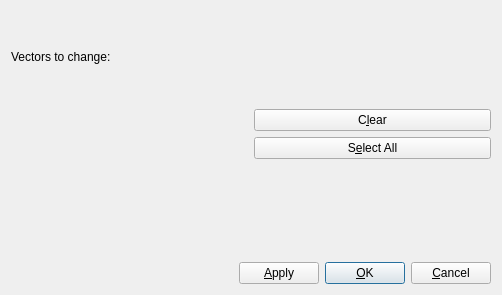
<?xml version="1.0" encoding="UTF-8"?>
<ui version="4.0">
 <class>KstChangeNptsDialog</class>
 <widget class="QDialog" name="KstChangeNptsDialog">
  <property name="geometry">
   <rect>
    <x>0</x>
    <y>0</y>
    <width>502</width>
    <height>295</height>
   </rect>
  </property>
  <property name="windowTitle">
   <string>Change Data Sample Ranges</string>
  </property>
  <layout class="QGridLayout">
   <property name="margin">
    <number>11</number>
   </property>
   <property name="spacing">
    <number>6</number>
   </property>
   <item row="0" column="0" colspan="2">
    <widget class="QLabel" name="TextLabel1">
     <property name="text">
      <string>Vectors to change:</string>
     </property>
     <property name="wordWrap">
      <bool>false</bool>
     </property>
    </widget>
   </item>
   <item row="1" column="1">
    <layout class="QVBoxLayout">
     <property name="spacing">
      <number>6</number>
     </property>
     <property name="margin">
      <number>0</number>
     </property>
     <item>
      <widget class="QPushButton" name="Clear">
       <property name="whatsThis">
        <string>Unselect all vectors in the list.</string>
       </property>
       <property name="text">
        <string>C&amp;lear</string>
       </property>
      </widget>
     </item>
     <item>
      <widget class="QPushButton" name="SelectAll">
       <property name="whatsThis">
        <string>Select all vectors in the list.</string>
       </property>
       <property name="text">
        <string>S&amp;elect All</string>
       </property>
      </widget>
     </item>
    </layout>
   </item>
   <item row="1" column="0">
    <widget class="Q3ListBox" name="CurveList">
     <property name="whatsThis">
      <string>The sample ranges for the vectors selected in this list will be changed.</string>
     </property>
     <property name="selectionMode">
      <enum>Q3ListBox::Extended</enum>
     </property>
    </widget>
   </item>
   <item row="2" column="0" colspan="2">
    <widget class="KstDataRange" name="_kstDataRange" native="true"/>
   </item>
   <item row="3" column="0" colspan="2">
    <layout class="QHBoxLayout">
     <item>
      <spacer name="Spacer15">
       <property name="orientation">
        <enum>Qt::Horizontal</enum>
       </property>
       <property name="sizeType">
        <enum>QSizePolicy::Expanding</enum>
       </property>
       <property name="sizeHint" stdset="0">
        <size>
         <width>150</width>
         <height>20</height>
        </size>
       </property>
      </spacer>
     </item>
     <item>
      <widget class="QPushButton" name="Apply">
       <property name="whatsThis">
        <string>Apply new data sample specifications to selected vectors.</string>
       </property>
       <property name="text">
        <string>&amp;Apply</string>
       </property>
      </widget>
     </item>
     <item>
      <widget class="QPushButton" name="OK">
       <property name="whatsThis">
        <string>Apply new data sample specifications to selected vectors.</string>
       </property>
       <property name="text">
        <string>&amp;OK</string>
       </property>
       <property name="default">
        <bool>true</bool>
       </property>
      </widget>
     </item>
     <item>
      <widget class="QPushButton" name="Cancel">
       <property name="whatsThis">
        <string>Close dialog without applying further changes.</string>
       </property>
       <property name="text">
        <string>&amp;Cancel</string>
       </property>
      </widget>
     </item>
    </layout>
   </item>
  </layout>
 </widget>
 <layoutdefault spacing="6" margin="11"/>
 <pixmapfunction>qPixmapFromMimeSource</pixmapfunction>
 <customwidgets>
  <customwidget>
   <class>Q3Frame</class>
   <extends>QFrame</extends>
   <header>Qt3Support/Q3Frame</header>
   <container>1</container>
  </customwidget>
  <customwidget>
   <class>Q3ListBox</class>
   <extends>Q3Frame</extends>
   <header>q3listbox.h</header>
  </customwidget>
  <customwidget>
   <class>KstDataRange</class>
   <extends>QWidget</extends>
   <header>kstdatarange.h</header>
  </customwidget>
 </customwidgets>
 <tabstops>
  <tabstop>CurveList</tabstop>
  <tabstop>Clear</tabstop>
  <tabstop>SelectAll</tabstop>
  <tabstop>_kstDataRange</tabstop>
  <tabstop>OK</tabstop>
  <tabstop>Cancel</tabstop>
 </tabstops>
 <resources/>
 <connections>
  <connection>
   <sender>Cancel</sender>
   <signal>clicked()</signal>
   <receiver>KstChangeNptsDialog</receiver>
   <slot>reject()</slot>
   <hints>
    <hint type="sourcelabel">
     <x>20</x>
     <y>20</y>
    </hint>
    <hint type="destinationlabel">
     <x>20</x>
     <y>20</y>
    </hint>
   </hints>
  </connection>
  <connection>
   <sender>CurveList</sender>
   <signal>selectionChanged()</signal>
   <receiver>KstChangeNptsDialog</receiver>
   <slot>updateTimeCombo()</slot>
   <hints>
    <hint type="sourcelabel">
     <x>20</x>
     <y>20</y>
    </hint>
    <hint type="destinationlabel">
     <x>20</x>
     <y>20</y>
    </hint>
   </hints>
  </connection>
 </connections>
</ui>
